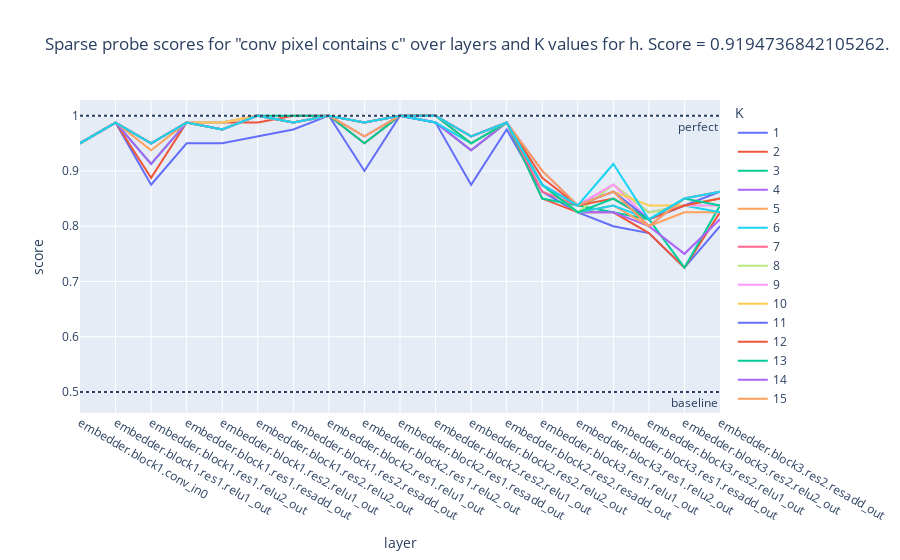
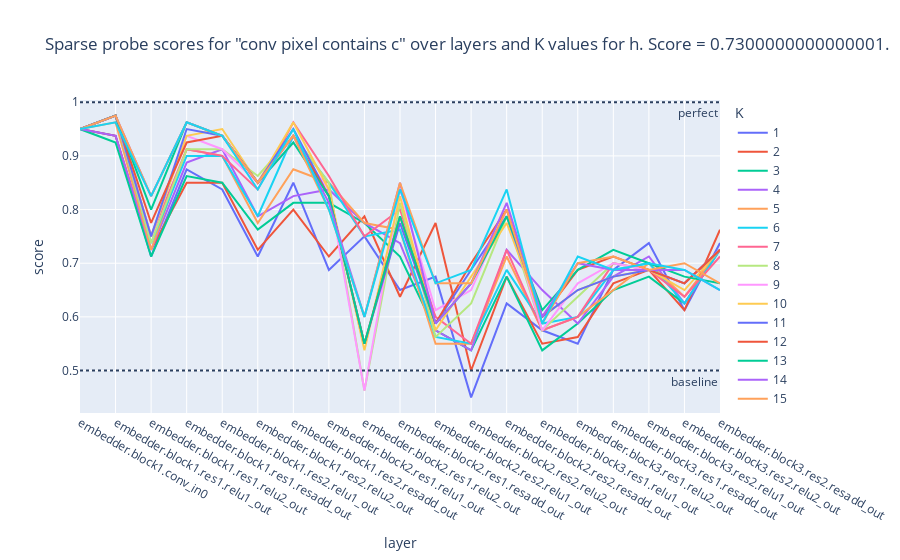

Notebook source saved alongside these figures, in order:
### Code cell
# Calculate object-model scores
def calc_obj_model_scores(scores_df, K_value, linear_weighting=True):
    filtered_df = scores_df[scores_df['K'] == 16]

    # Generate linearly interpolated vector
    
    #interpolated_vector = np.linspace(0, 1, n)

    # Multiply the scores by the interpolated vector
    n = len(filtered_df)

    if linear_weighting is True:
        weighted_vector = np.linspace(1, n, n)*2/(n+1)
    else:
        weighted_vector = np.ones(n)

    filtered_df['adjusted_score'] = filtered_df['score'] * weighted_vector

    score = filtered_df['adjusted_score'].sum() / n

    return score

# Train probes and show results

index_nums = np.arange(16)+1

for obj_model_names, pixel_data_this in pixel_data.items():
    scores_list = []
    for value_label, (pixels, is_obj, rows_in_value, cols_in_value, f_test, sort_inds) in tqdm(pixel_data_this.items()):
        for K in index_nums:
            results = cpr.linear_probe(pixels[:,sort_inds[:K]], is_obj, C=10, random_state=42)
            scores_list.append({'layer': value_label, 'K': K, 'score': results['test_score']})
    scores_df = pd.DataFrame(scores_list)

    

    # Calculate object-model score
    linear_weighting=True
    score = calc_obj_model_scores(scores_df, 16, linear_weighting)
    obj_model_scores[obj_model_names] = score



    fig = px.line(scores_df, x='layer', y='score', color='K',
        title=f'Sparse probe scores for "conv pixel contains {obj_model_names[0]}" over layers and K values for {obj_model_names[1]}. Score = {score}.')
    fig.add_hline(y=1.,  line_dash="dot", annotation_text="perfect",  annotation_position="bottom right")
    fig.add_hline(y=0.5, line_dash="dot", annotation_text="baseline", annotation_position="bottom right")
    fig.show()

### Figure 1 — Plotly figure (JSON) as saved in the notebook; plotly's stock layout.template omitted (floating-point values rounded to 4 significant figures)
{"data": [{"hovertemplate": "K=1<br>layer=%{x}<br>score=%{y}<extra></extra>", "legendgroup": "1", "line": {"color": "#636efa", "dash": "solid"}, "marker": {"symbol": "circle"}, "mode": "lines", "name": "1", "orientation": "v", "showlegend": true, "type": "scatter", "x": ["embedder.block1.conv_in0", "embedder.block1.res1.relu1_out", "embedder.block1.res1.relu2_out", "embedder.block1.res1.resadd_out", "embedder.block1.res2.relu1_out", "embedder.block1.res2.relu2_out", "embedder.block1.res2.resadd_out", "embedder.block2.res1.relu1_out", "embedder.block2.res1.relu2_out", "embedder.block2.res1.resadd_out", "embedder.block2.res2.relu1_out", "embedder.block2.res2.relu2_out", "embedder.block2.res2.resadd_out", "embedder.block3.res1.relu1_out", "embedder.block3.res1.relu2_out", "embedder.block3.res1.resadd_out", "embedder.block3.res2.relu1_out", "embedder.block3.res2.relu2_out", "embedder.block3.res2.resadd_out"], "xaxis": "x", "y": [0.95, 0.9875, 0.875, 0.95, 0.95, 0.9625, 0.975, 1, 0.9, 1, 0.9875, 0.875, 0.975, 0.8625, 0.825, 0.8, 0.7875, 0.725, 0.8], "yaxis": "y"}, {"hovertemplate": "K=2<br>layer=%{x}<br>score=%{y}<extra></extra>", "legendgroup": "2", "line": {"color": "#EF553B", "dash": "solid"}, "marker": {"symbol": "circle"}, "mode": "lines", "name": "2", "orientation": "v", "showlegend": true, "type": "scatter", "x": ["embedder.block1.conv_in0", "embedder.block1.res1.relu1_out", "embedder.block1.res1.relu2_out", "embedder.block1.res1.resadd_out", "embedder.block1.res2.relu1_out", "embedder.block1.res2.relu2_out", "embedder.block1.res2.resadd_out", "embedder.block2.res1.relu1_out", "embedder.block2.res1.relu2_out", "embedder.block2.res1.resadd_out", "embedder.block2.res2.relu1_out", "embedder.block2.res2.relu2_out", "embedder.block2.res2.resadd_out", "embedder.block3.res1.relu1_out", "embedder.block3.res1.relu2_out", "embedder.block3.res1.resadd_out", "embedder.block3.res2.relu1_out", "embedder.block3.res2.relu2_out", "embedder.block3.res2.resadd_out"], "xaxis": "x", "y": [0.95, 0.9875, 0.8875, 0.9875, 0.9875, 0.9875, 1, 1, 0.95, 1, 0.9875, 0.9375, 0.9875, 0.85, 0.825, 0.825, 0.7875, 0.725, 0.825], "yaxis": "y"}, {"hovertemplate": "K=3<br>layer=%{x}<br>score=%{y}<extra></extra>", "legendgroup": "3", "line": {"color": "#00cc96", "dash": "solid"}, "marker": {"symbol": "circle"}, "mode": "lines", "name": "3", "orientation": "v", "showlegend": true, "type": "scatter", "x": ["embedder.block1.conv_in0", "embedder.block1.res1.relu1_out", "embedder.block1.res1.relu2_out", "embedder.block1.res1.resadd_out", "embedder.block1.res2.relu1_out", "embedder.block1.res2.relu2_out", "embedder.block1.res2.resadd_out", "embedder.block2.res1.relu1_out", "embedder.block2.res1.relu2_out", "embedder.block2.res1.resadd_out", "embedder.block2.res2.relu1_out", "embedder.block2.res2.relu2_out", "embedder.block2.res2.resadd_out", "embedder.block3.res1.relu1_out", "embedder.block3.res1.relu2_out", "embedder.block3.res1.resadd_out", "embedder.block3.res2.relu1_out", "embedder.block3.res2.relu2_out", "embedder.block3.res2.resadd_out"], "xaxis": "x", "y": [0.95, 0.9875, 0.9125, 0.9875, 0.975, 1, 1, 1, 0.95, 1, 0.9875, 0.9375, 0.9875, 0.85, 0.8375, 0.825, 0.8125, 0.725, 0.8375], "yaxis": "y"}, {"hovertemplate": "K=4<br>layer=%{x}<br>score=%{y}<extra></extra>", "legendgroup": "4", "line": {"color": "#ab63fa", "dash": "solid"}, "marker": {"symbol": "circle"}, "mode": "lines", "name": "4", "orientation": "v", "showlegend": true, "type": "scatter", "x": ["embedder.block1.conv_in0", "embedder.block1.res1.relu1_out", "embedder.block1.res1.relu2_out", "embedder.block1.res1.resadd_out", "embedder.block1.res2.relu1_out", "embedder.block1.res2.relu2_out", "embedder.block1.res2.resadd_out", "embedder.block2.res1.relu1_out", "embedder.block2.res1.relu2_out", "embedder.block2.res1.resadd_out", "embedder.block2.res2.relu1_out", "embedder.block2.res2.relu2_out", "embedder.block2.res2.resadd_out", "embedder.block3.res1.relu1_out", "embedder.block3.res1.relu2_out", "embedder.block3.res1.resadd_out", "embedder.block3.res2.relu1_out", "embedder.block3.res2.relu2_out", "embedder.block3.res2.resadd_out"], "xaxis": "x", "y": [0.95, 0.9875, 0.9125, 0.9875, 0.975, 1, 0.9875, 1, 0.9625, 1, 0.9875, 0.9375, 0.9875, 0.875, 0.825, 0.825, 0.8, 0.75, 0.8125], "yaxis": "y"}, {"hovertemplate": "K=5<br>layer=%{x}<br>score=%{y}<extra></extra>", "legendgroup": "5", "line": {"color": "#FFA15A", "dash": "solid"}, "marker": {"symbol": "circle"}, "mode": "lines", "name": "5", "orientation": "v", "showlegend": true, "type": "scatter", "x": ["embedder.block1.conv_in0", "embedder.block1.res1.relu1_out", "embedder.block1.res1.relu2_out", "embedder.block1.res1.resadd_out", "embedder.block1.res2.relu1_out", "embedder.block1.res2.relu2_out", "embedder.block1.res2.resadd_out", "embedder.block2.res1.relu1_out", "embedder.block2.res1.relu2_out", "embedder.block2.res1.resadd_out", "embedder.block2.res2.relu1_out", "embedder.block2.res2.relu2_out", "embedder.block2.res2.resadd_out", "embedder.block3.res1.relu1_out", "embedder.block3.res1.relu2_out", "embedder.block3.res1.resadd_out", "embedder.block3.res2.relu1_out", "embedder.block3.res2.relu2_out", "embedder.block3.res2.resadd_out"], "xaxis": "x", "y": [0.95, 0.9875, 0.9375, 0.9875, 0.9875, 1, 0.9875, 1, 0.9625, 1, 1, 0.95, 0.9875, 0.875, 0.825, 0.8375, 0.8, 0.825, 0.825], "yaxis": "y"}, {"hovertemplate": "K=6<br>layer=%{x}<br>score=%{y}<extra></extra>", "legendgroup": "6", "line": {"color": "#19d3f3", "dash": "solid"}, "marker": {"symbol": "circle"}, "mode": "lines", "name": "6", "orientation": "v", "showlegend": true, "type": "scatter", "x": ["embedder.block1.conv_in0", "embedder.block1.res1.relu1_out", "embedder.block1.res1.relu2_out", "embedder.block1.res1.resadd_out", "embedder.block1.res2.relu1_out", "embedder.block1.res2.relu2_out", "embedder.block1.res2.resadd_out", "embedder.block2.res1.relu1_out", "embedder.block2.res1.relu2_out", "embedder.block2.res1.resadd_out", "embedder.block2.res2.relu1_out", "embedder.block2.res2.relu2_out", "embedder.block2.res2.resadd_out", "embedder.block3.res1.relu1_out", "embedder.block3.res1.relu2_out", "embedder.block3.res1.resadd_out", "embedder.block3.res2.relu1_out", "embedder.block3.res2.relu2_out", "embedder.block3.res2.resadd_out"], "xaxis": "x", "y": [0.95, 0.9875, 0.95, 0.9875, 0.9875, 1, 0.9875, 1, 0.9875, 1, 0.9875, 0.95, 0.9875, 0.875, 0.825, 0.8375, 0.8125, 0.8375, 0.825], "yaxis": "y"}, {"hovertemplate": "K=7<br>layer=%{x}<br>score=%{y}<extra></extra>", "legendgroup": "7", "line": {"color": "#FF6692", "dash": "solid"}, "marker": {"symbol": "circle"}, "mode": "lines", "name": "7", "orientation": "v", "showlegend": true, "type": "scatter", "x": ["embedder.block1.conv_in0", "embedder.block1.res1.relu1_out", "embedder.block1.res1.relu2_out", "embedder.block1.res1.resadd_out", "embedder.block1.res2.relu1_out", "embedder.block1.res2.relu2_out", "embedder.block1.res2.resadd_out", "embedder.block2.res1.relu1_out", "embedder.block2.res1.relu2_out", "embedder.block2.res1.resadd_out", "embedder.block2.res2.relu1_out", "embedder.block2.res2.relu2_out", "embedder.block2.res2.resadd_out", "embedder.block3.res1.relu1_out", "embedder.block3.res1.relu2_out", "embedder.block3.res1.resadd_out", "embedder.block3.res2.relu1_out", "embedder.block3.res2.relu2_out", "embedder.block3.res2.resadd_out"], "xaxis": "x", "y": [0.95, 0.9875, 0.95, 0.9875, 0.9875, 1, 0.9875, 1, 0.9875, 1, 1, 0.95, 0.9875, 0.8625, 0.8375, 0.875, 0.825, 0.8375, 0.85], "yaxis": "y"}, {"hovertemplate": "K=8<br>layer=%{x}<br>score=%{y}<extra></extra>", "legendgroup": "8", "line": {"color": "#B6E880", "dash": "solid"}, "marker": {"symbol": "circle"}, "mode": "lines", "name": "8", "orientation": "v", "showlegend": true, "type": "scatter", "x": ["embedder.block1.conv_in0", "embedder.block1.res1.relu1_out", "embedder.block1.res1.relu2_out", "embedder.block1.res1.resadd_out", "embedder.block1.res2.relu1_out", "embedder.block1.res2.relu2_out", "embedder.block1.res2.resadd_out", "embedder.block2.res1.relu1_out", "embedder.block2.res1.relu2_out", "embedder.block2.res1.resadd_out", "embedder.block2.res2.relu1_out", "embedder.block2.res2.relu2_out", "embedder.block2.res2.resadd_out", "embedder.block3.res1.relu1_out", "embedder.block3.res1.relu2_out", "embedder.block3.res1.resadd_out", "embedder.block3.res2.relu1_out", "embedder.block3.res2.relu2_out", "embedder.block3.res2.resadd_out"], "xaxis": "x", "y": [0.95, 0.9875, 0.95, 0.9875, 0.9875, 1, 0.9875, 1, 0.9875, 1, 1, 0.95, 0.9875, 0.875, 0.825, 0.875, 0.825, 0.8375, 0.8375], "yaxis": "y"}, {"hovertemplate": "K=9<br>layer=%{x}<br>score=%{y}<extra></extra>", "legendgroup": "9", "line": {"color": "#FF97FF", "dash": "solid"}, "marker": {"symbol": "circle"}, "mode": "lines", "name": "9", "orientation": "v", "showlegend": true, "type": "scatter", "x": ["embedder.block1.conv_in0", "embedder.block1.res1.relu1_out", "embedder.block1.res1.relu2_out", "embedder.block1.res1.resadd_out", "embedder.block1.res2.relu1_out", "embedder.block1.res2.relu2_out", "embedder.block1.res2.resadd_out", "embedder.block2.res1.relu1_out", "embedder.block2.res1.relu2_out", "embedder.block2.res1.resadd_out", "embedder.block2.res2.relu1_out", "embedder.block2.res2.relu2_out", "embedder.block2.res2.resadd_out", "embedder.block3.res1.relu1_out", "embedder.block3.res1.relu2_out", "embedder.block3.res1.resadd_out", "embedder.block3.res2.relu1_out", "embedder.block3.res2.relu2_out", "embedder.block3.res2.resadd_out"], "xaxis": "x", "y": [0.95, 0.9875, 0.95, 0.9875, 0.9875, 1, 0.9875, 1, 0.9875, 1, 1, 0.9625, 0.9875, 0.875, 0.8375, 0.875, 0.8125, 0.8375, 0.8375], "yaxis": "y"}, {"hovertemplate": "K=10<br>layer=%{x}<br>score=%{y}<extra></extra>", "legendgroup": "10", "line": {"color": "#FECB52", "dash": "solid"}, "marker": {"symbol": "circle"}, "mode": "lines", "name": "10", "orientation": "v", "showlegend": true, "type": "scatter", "x": ["embedder.block1.conv_in0", "embedder.block1.res1.relu1_out", "embedder.block1.res1.relu2_out", "embedder.block1.res1.resadd_out", "embedder.block1.res2.relu1_out", "embedder.block1.res2.relu2_out", "embedder.block1.res2.resadd_out", "embedder.block2.res1.relu1_out", "embedder.block2.res1.relu2_out", "embedder.block2.res1.resadd_out", "embedder.block2.res2.relu1_out", "embedder.block2.res2.relu2_out", "embedder.block2.res2.resadd_out", "embedder.block3.res1.relu1_out", "embedder.block3.res1.relu2_out", "embedder.block3.res1.resadd_out", "embedder.block3.res2.relu1_out", "embedder.block3.res2.relu2_out", "embedder.block3.res2.resadd_out"], "xaxis": "x", "y": [0.95, 0.9875, 0.95, 0.9875, 0.9875, 1, 0.9875, 1, 0.9875, 1, 1, 0.9625, 0.9875, 0.875, 0.8375, 0.8625, 0.8375, 0.8375, 0.85], "yaxis": "y"}, {"hovertemplate": "K=11<br>layer=%{x}<br>score=%{y}<extra></extra>", "legendgroup": "11", "line": {"color": "#636efa", "dash": "solid"}, "marker": {"symbol": "circle"}, "mode": "lines", "name": "11", "orientation": "v", "showlegend": true, "type": "scatter", "x": ["embedder.block1.conv_in0", "embedder.block1.res1.relu1_out", "embedder.block1.res1.relu2_out", "embedder.block1.res1.resadd_out", "embedder.block1.res2.relu1_out", "embedder.block1.res2.relu2_out", "embedder.block1.res2.resadd_out", "embedder.block2.res1.relu1_out", "embedder.block2.res1.relu2_out", "embedder.block2.res1.resadd_out", "embedder.block2.res2.relu1_out", "embedder.block2.res2.relu2_out", "embedder.block2.res2.resadd_out", "embedder.block3.res1.relu1_out", "embedder.block3.res1.relu2_out", "embedder.block3.res1.resadd_out", "embedder.block3.res2.relu1_out", "embedder.block3.res2.relu2_out", "embedder.block3.res2.resadd_out"], "xaxis": "x", "y": [0.95, 0.9875, 0.95, 0.9875, 0.975, 1, 0.9875, 1, 0.9875, 1, 1, 0.9625, 0.9875, 0.875, 0.8375, 0.8625, 0.8125, 0.8375, 0.8625], "yaxis": "y"}, {"hovertemplate": "K=12<br>layer=%{x}<br>score=%{y}<extra></extra>", "legendgroup": "12", "line": {"color": "#EF553B", "dash": "solid"}, "marker": {"symbol": "circle"}, "mode": "lines", "name": "12", "orientation": "v", "showlegend": true, "type": "scatter", "x": ["embedder.block1.conv_in0", "embedder.block1.res1.relu1_out", "embedder.block1.res1.relu2_out", "embedder.block1.res1.resadd_out", "embedder.block1.res2.relu1_out", "embedder.block1.res2.relu2_out", "embedder.block1.res2.resadd_out", "embedder.block2.res1.relu1_out", "embedder.block2.res1.relu2_out", "embedder.block2.res1.resadd_out", "embedder.block2.res2.relu1_out", "embedder.block2.res2.relu2_out", "embedder.block2.res2.resadd_out", "embedder.block3.res1.relu1_out", "embedder.block3.res1.relu2_out", "embedder.block3.res1.resadd_out", "embedder.block3.res2.relu1_out", "embedder.block3.res2.relu2_out", "embedder.block3.res2.resadd_out"], "xaxis": "x", "y": [0.95, 0.9875, 0.95, 0.9875, 0.975, 1, 0.9875, 1, 0.9875, 1, 1, 0.9625, 0.9875, 0.8875, 0.8375, 0.85, 0.8125, 0.8375, 0.85], "yaxis": "y"}, {"hovertemplate": "K=13<br>layer=%{x}<br>score=%{y}<extra></extra>", "legendgroup": "13", "line": {"color": "#00cc96", "dash": "solid"}, "marker": {"symbol": "circle"}, "mode": "lines", "name": "13", "orientation": "v", "showlegend": true, "type": "scatter", "x": ["embedder.block1.conv_in0", "embedder.block1.res1.relu1_out", "embedder.block1.res1.relu2_out", "embedder.block1.res1.resadd_out", "embedder.block1.res2.relu1_out", "embedder.block1.res2.relu2_out", "embedder.block1.res2.resadd_out", "embedder.block2.res1.relu1_out", "embedder.block2.res1.relu2_out", "embedder.block2.res1.resadd_out", "embedder.block2.res2.relu1_out", "embedder.block2.res2.relu2_out", "embedder.block2.res2.resadd_out", "embedder.block3.res1.relu1_out", "embedder.block3.res1.relu2_out", "embedder.block3.res1.resadd_out", "embedder.block3.res2.relu1_out", "embedder.block3.res2.relu2_out", "embedder.block3.res2.resadd_out"], "xaxis": "x", "y": [0.95, 0.9875, 0.95, 0.9875, 0.975, 1, 0.9875, 1, 0.9875, 1, 1, 0.95, 0.9875, 0.875, 0.825, 0.85, 0.8125, 0.85, 0.8375], "yaxis": "y"}, {"hovertemplate": "K=14<br>layer=%{x}<br>score=%{y}<extra></extra>", "legendgroup": "14", "line": {"color": "#ab63fa", "dash": "solid"}, "marker": {"symbol": "circle"}, "mode": "lines", "name": "14", "orientation": "v", "showlegend": true, "type": "scatter", "x": ["embedder.block1.conv_in0", "embedder.block1.res1.relu1_out", "embedder.block1.res1.relu2_out", "embedder.block1.res1.resadd_out", "embedder.block1.res2.relu1_out", "embedder.block1.res2.relu2_out", "embedder.block1.res2.resadd_out", "embedder.block2.res1.relu1_out", "embedder.block2.res1.relu2_out", "embedder.block2.res1.resadd_out", "embedder.block2.res2.relu1_out", "embedder.block2.res2.relu2_out", "embedder.block2.res2.resadd_out", "embedder.block3.res1.relu1_out", "embedder.block3.res1.relu2_out", "embedder.block3.res1.resadd_out", "embedder.block3.res2.relu1_out", "embedder.block3.res2.relu2_out", "embedder.block3.res2.resadd_out"], "xaxis": "x", "y": [0.95, 0.9875, 0.95, 0.9875, 0.975, 1, 0.9875, 1, 0.9875, 1, 1, 0.9625, 0.9875, 0.9, 0.8375, 0.8625, 0.8, 0.85, 0.8625], "yaxis": "y"}, {"hovertemplate": "K=15<br>layer=%{x}<br>score=%{y}<extra></extra>", "legendgroup": "15", "line": {"color": "#FFA15A", "dash": "solid"}, "marker": {"symbol": "circle"}, "mode": "lines", "name": "15", "orientation": "v", "showlegend": true, "type": "scatter", "x": ["embedder.block1.conv_in0", "embedder.block1.res1.relu1_out", "embedder.block1.res1.relu2_out", "embedder.block1.res1.resadd_out", "embedder.block1.res2.relu1_out", "embedder.block1.res2.relu2_out", "embedder.block1.res2.resadd_out", "embedder.block2.res1.relu1_out", "embedder.block2.res1.relu2_out", "embedder.block2.res1.resadd_out", "embedder.block2.res2.relu1_out", "embedder.block2.res2.relu2_out", "embedder.block2.res2.resadd_out", "embedder.block3.res1.relu1_out", "embedder.block3.res1.relu2_out", "embedder.block3.res1.resadd_out", "embedder.block3.res2.relu1_out", "embedder.block3.res2.relu2_out", "embedder.block3.res2.resadd_out"], "xaxis": "x", "y": [0.95, 0.9875, 0.95, 0.9875, 0.975, 1, 0.9875, 1, 0.9875, 1, 1, 0.9625, 0.9875, 0.9, 0.8375, 0.8625, 0.8, 0.85, 0.8625], "yaxis": "y"}, {"hovertemplate": "K=16<br>layer=%{x}<br>score=%{y}<extra></extra>", "legendgroup": "16", "line": {"color": "#19d3f3", "dash": "solid"}, "marker": {"symbol": "circle"}, "mode": "lines", "name": "16", "orientation": "v", "showlegend": true, "type": "scatter", "x": ["embedder.block1.conv_in0", "embedder.block1.res1.relu1_out", "embedder.block1.res1.relu2_out", "embedder.block1.res1.resadd_out", "embedder.block1.res2.relu1_out", "embedder.block1.res2.relu2_out", "embedder.block1.res2.resadd_out", "embedder.block2.res1.relu1_out", "embedder.block2.res1.relu2_out", "embedder.block2.res1.resadd_out", "embedder.block2.res2.relu1_out", "embedder.block2.res2.relu2_out", "embedder.block2.res2.resadd_out", "embedder.block3.res1.relu1_out", "embedder.block3.res1.relu2_out", "embedder.block3.res1.resadd_out", "embedder.block3.res2.relu1_out", "embedder.block3.res2.relu2_out", "embedder.block3.res2.resadd_out"], "xaxis": "x", "y": [0.95, 0.9875, 0.95, 0.9875, 0.975, 1, 0.9875, 1, 0.9875, 1, 1, 0.9625, 0.9875, 0.875, 0.8375, 0.9125, 0.8125, 0.85, 0.8625], "yaxis": "y"}], "layout": {"annotations": [{"showarrow": false, "text": "perfect", "x": 1, "xanchor": "right", "xref": "x domain", "y": 1, "yanchor": "top", "yref": "y"}, {"showarrow": false, "text": "baseline", "x": 1, "xanchor": "right", "xref": "x domain", "y": 0.5, "yanchor": "top", "yref": "y"}], "legend": {"title": {"text": "K"}, "tracegroupgap": 0}, "shapes": [{"line": {"dash": "dot"}, "type": "line", "x0": 0, "x1": 1, "xref": "x domain", "y0": 1, "y1": 1, "yref": "y"}, {"line": {"dash": "dot"}, "type": "line", "x0": 0, "x1": 1, "xref": "x domain", "y0": 0.5, "y1": 0.5, "yref": "y"}], "title": {"text": "Sparse probe scores for \"conv pixel contains c\" over layers and K values for h. Score = 0.9194736842105262."}, "xaxis": {"anchor": "y", "domain": [0, 1], "title": {"text": "layer"}}, "yaxis": {"anchor": "x", "domain": [0, 1], "title": {"text": "score"}}}}

### Figure 2 — Plotly figure (JSON) as saved in the notebook; plotly's stock layout.template omitted (floating-point values rounded to 4 significant figures)
{"data": [{"hovertemplate": "K=1<br>layer=%{x}<br>score=%{y}<extra></extra>", "legendgroup": "1", "line": {"color": "#636efa", "dash": "solid"}, "marker": {"symbol": "circle"}, "mode": "lines", "name": "1", "orientation": "v", "showlegend": true, "type": "scatter", "x": ["embedder.block1.conv_in0", "embedder.block1.res1.relu1_out", "embedder.block1.res1.relu2_out", "embedder.block1.res1.resadd_out", "embedder.block1.res2.relu1_out", "embedder.block1.res2.relu2_out", "embedder.block1.res2.resadd_out", "embedder.block2.res1.relu1_out", "embedder.block2.res1.relu2_out", "embedder.block2.res1.resadd_out", "embedder.block2.res2.relu1_out", "embedder.block2.res2.relu2_out", "embedder.block2.res2.resadd_out", "embedder.block3.res1.relu1_out", "embedder.block3.res1.relu2_out", "embedder.block3.res1.resadd_out", "embedder.block3.res2.relu1_out", "embedder.block3.res2.relu2_out", "embedder.block3.res2.resadd_out"], "xaxis": "x", "y": [0.95, 0.9375, 0.7125, 0.875, 0.8375, 0.7125, 0.85, 0.6875, 0.75, 0.65, 0.675, 0.45, 0.625, 0.575, 0.55, 0.6875, 0.7375, 0.6125, 0.7375], "yaxis": "y"}, {"hovertemplate": "K=2<br>layer=%{x}<br>score=%{y}<extra></extra>", "legendgroup": "2", "line": {"color": "#EF553B", "dash": "solid"}, "marker": {"symbol": "circle"}, "mode": "lines", "name": "2", "orientation": "v", "showlegend": true, "type": "scatter", "x": ["embedder.block1.conv_in0", "embedder.block1.res1.relu1_out", "embedder.block1.res1.relu2_out", "embedder.block1.res1.resadd_out", "embedder.block1.res2.relu1_out", "embedder.block1.res2.relu2_out", "embedder.block1.res2.resadd_out", "embedder.block2.res1.relu1_out", "embedder.block2.res1.relu2_out", "embedder.block2.res1.resadd_out", "embedder.block2.res2.relu1_out", "embedder.block2.res2.relu2_out", "embedder.block2.res2.resadd_out", "embedder.block3.res1.relu1_out", "embedder.block3.res1.relu2_out", "embedder.block3.res1.resadd_out", "embedder.block3.res2.relu1_out", "embedder.block3.res2.relu2_out", "embedder.block3.res2.resadd_out"], "xaxis": "x", "y": [0.95, 0.9375, 0.725, 0.85, 0.85, 0.725, 0.8, 0.7125, 0.7875, 0.6375, 0.775, 0.5, 0.675, 0.55, 0.5625, 0.6625, 0.6875, 0.6125, 0.7625], "yaxis": "y"}, {"hovertemplate": "K=3<br>layer=%{x}<br>score=%{y}<extra></extra>", "legendgroup": "3", "line": {"color": "#00cc96", "dash": "solid"}, "marker": {"symbol": "circle"}, "mode": "lines", "name": "3", "orientation": "v", "showlegend": true, "type": "scatter", "x": ["embedder.block1.conv_in0", "embedder.block1.res1.relu1_out", "embedder.block1.res1.relu2_out", "embedder.block1.res1.resadd_out", "embedder.block1.res2.relu1_out", "embedder.block1.res2.relu2_out", "embedder.block1.res2.resadd_out", "embedder.block2.res1.relu1_out", "embedder.block2.res1.relu2_out", "embedder.block2.res1.resadd_out", "embedder.block2.res2.relu1_out", "embedder.block2.res2.relu2_out", "embedder.block2.res2.resadd_out", "embedder.block3.res1.relu1_out", "embedder.block3.res1.relu2_out", "embedder.block3.res1.resadd_out", "embedder.block3.res2.relu1_out", "embedder.block3.res2.relu2_out", "embedder.block3.res2.resadd_out"], "xaxis": "x", "y": [0.95, 0.925, 0.7125, 0.8625, 0.85, 0.7625, 0.8125, 0.8125, 0.775, 0.7125, 0.575, 0.5375, 0.675, 0.5375, 0.5875, 0.65, 0.675, 0.625, 0.725], "yaxis": "y"}, {"hovertemplate": "K=4<br>layer=%{x}<br>score=%{y}<extra></extra>", "legendgroup": "4", "line": {"color": "#ab63fa", "dash": "solid"}, "marker": {"symbol": "circle"}, "mode": "lines", "name": "4", "orientation": "v", "showlegend": true, "type": "scatter", "x": ["embedder.block1.conv_in0", "embedder.block1.res1.relu1_out", "embedder.block1.res1.relu2_out", "embedder.block1.res1.resadd_out", "embedder.block1.res2.relu1_out", "embedder.block1.res2.relu2_out", "embedder.block1.res2.resadd_out", "embedder.block2.res1.relu1_out", "embedder.block2.res1.relu2_out", "embedder.block2.res1.resadd_out", "embedder.block2.res2.relu1_out", "embedder.block2.res2.relu2_out", "embedder.block2.res2.resadd_out", "embedder.block3.res1.relu1_out", "embedder.block3.res1.relu2_out", "embedder.block3.res1.resadd_out", "embedder.block3.res2.relu1_out", "embedder.block3.res2.relu2_out", "embedder.block3.res2.resadd_out"], "xaxis": "x", "y": [0.95, 0.9375, 0.725, 0.8875, 0.9125, 0.7875, 0.825, 0.8375, 0.775, 0.7375, 0.575, 0.5375, 0.725, 0.65, 0.5875, 0.675, 0.7125, 0.625, 0.725], "yaxis": "y"}, {"hovertemplate": "K=5<br>layer=%{x}<br>score=%{y}<extra></extra>", "legendgroup": "5", "line": {"color": "#FFA15A", "dash": "solid"}, "marker": {"symbol": "circle"}, "mode": "lines", "name": "5", "orientation": "v", "showlegend": true, "type": "scatter", "x": ["embedder.block1.conv_in0", "embedder.block1.res1.relu1_out", "embedder.block1.res1.relu2_out", "embedder.block1.res1.resadd_out", "embedder.block1.res2.relu1_out", "embedder.block1.res2.relu2_out", "embedder.block1.res2.resadd_out", "embedder.block2.res1.relu1_out", "embedder.block2.res1.relu2_out", "embedder.block2.res1.resadd_out", "embedder.block2.res2.relu1_out", "embedder.block2.res2.relu2_out", "embedder.block2.res2.resadd_out", "embedder.block3.res1.relu1_out", "embedder.block3.res1.relu2_out", "embedder.block3.res1.resadd_out", "embedder.block3.res2.relu1_out", "embedder.block3.res2.relu2_out", "embedder.block3.res2.resadd_out"], "xaxis": "x", "y": [0.95, 0.9625, 0.725, 0.9125, 0.9, 0.775, 0.875, 0.85, 0.775, 0.7625, 0.55, 0.55, 0.7125, 0.575, 0.6, 0.65, 0.7, 0.6375, 0.725], "yaxis": "y"}, {"hovertemplate": "K=6<br>layer=%{x}<br>score=%{y}<extra></extra>", "legendgroup": "6", "line": {"color": "#19d3f3", "dash": "solid"}, "marker": {"symbol": "circle"}, "mode": "lines", "name": "6", "orientation": "v", "showlegend": true, "type": "scatter", "x": ["embedder.block1.conv_in0", "embedder.block1.res1.relu1_out", "embedder.block1.res1.relu2_out", "embedder.block1.res1.resadd_out", "embedder.block1.res2.relu1_out", "embedder.block1.res2.relu2_out", "embedder.block1.res2.resadd_out", "embedder.block2.res1.relu1_out", "embedder.block2.res1.relu2_out", "embedder.block2.res1.resadd_out", "embedder.block2.res2.relu1_out", "embedder.block2.res2.relu2_out", "embedder.block2.res2.resadd_out", "embedder.block3.res1.relu1_out", "embedder.block3.res1.relu2_out", "embedder.block3.res1.resadd_out", "embedder.block3.res2.relu1_out", "embedder.block3.res2.relu2_out", "embedder.block3.res2.resadd_out"], "xaxis": "x", "y": [0.95, 0.975, 0.7375, 0.9, 0.9, 0.7875, 0.9375, 0.85, 0.75, 0.7625, 0.5625, 0.55, 0.6875, 0.5875, 0.6, 0.6875, 0.7, 0.625, 0.725], "yaxis": "y"}, {"hovertemplate": "K=7<br>layer=%{x}<br>score=%{y}<extra></extra>", "legendgroup": "7", "line": {"color": "#FF6692", "dash": "solid"}, "marker": {"symbol": "circle"}, "mode": "lines", "name": "7", "orientation": "v", "showlegend": true, "type": "scatter", "x": ["embedder.block1.conv_in0", "embedder.block1.res1.relu1_out", "embedder.block1.res1.relu2_out", "embedder.block1.res1.resadd_out", "embedder.block1.res2.relu1_out", "embedder.block1.res2.relu2_out", "embedder.block1.res2.resadd_out", "embedder.block2.res1.relu1_out", "embedder.block2.res1.relu2_out", "embedder.block2.res1.resadd_out", "embedder.block2.res2.relu1_out", "embedder.block2.res2.relu2_out", "embedder.block2.res2.resadd_out", "embedder.block3.res1.relu1_out", "embedder.block3.res1.relu2_out", "embedder.block3.res1.resadd_out", "embedder.block3.res2.relu1_out", "embedder.block3.res2.relu2_out", "embedder.block3.res2.resadd_out"], "xaxis": "x", "y": [0.95, 0.975, 0.75, 0.9125, 0.9, 0.8375, 0.9625, 0.8625, 0.75, 0.8, 0.6, 0.55, 0.725, 0.575, 0.6, 0.7, 0.6875, 0.6375, 0.7125], "yaxis": "y"}, {"hovertemplate": "K=8<br>layer=%{x}<br>score=%{y}<extra></extra>", "legendgroup": "8", "line": {"color": "#B6E880", "dash": "solid"}, "marker": {"symbol": "circle"}, "mode": "lines", "name": "8", "orientation": "v", "showlegend": true, "type": "scatter", "x": ["embedder.block1.conv_in0", "embedder.block1.res1.relu1_out", "embedder.block1.res1.relu2_out", "embedder.block1.res1.resadd_out", "embedder.block1.res2.relu1_out", "embedder.block1.res2.relu2_out", "embedder.block1.res2.resadd_out", "embedder.block2.res1.relu1_out", "embedder.block2.res1.relu2_out", "embedder.block2.res1.resadd_out", "embedder.block2.res2.relu1_out", "embedder.block2.res2.relu2_out", "embedder.block2.res2.resadd_out", "embedder.block3.res1.relu1_out", "embedder.block3.res1.relu2_out", "embedder.block3.res1.resadd_out", "embedder.block3.res2.relu1_out", "embedder.block3.res2.relu2_out", "embedder.block3.res2.resadd_out"], "xaxis": "x", "y": [0.95, 0.975, 0.7375, 0.9125, 0.9125, 0.8625, 0.9375, 0.85, 0.4625, 0.8125, 0.5625, 0.625, 0.7875, 0.575, 0.6375, 0.7, 0.6875, 0.6625, 0.725], "yaxis": "y"}, {"hovertemplate": "K=9<br>layer=%{x}<br>score=%{y}<extra></extra>", "legendgroup": "9", "line": {"color": "#FF97FF", "dash": "solid"}, "marker": {"symbol": "circle"}, "mode": "lines", "name": "9", "orientation": "v", "showlegend": true, "type": "scatter", "x": ["embedder.block1.conv_in0", "embedder.block1.res1.relu1_out", "embedder.block1.res1.relu2_out", "embedder.block1.res1.resadd_out", "embedder.block1.res2.relu1_out", "embedder.block1.res2.relu2_out", "embedder.block1.res2.resadd_out", "embedder.block2.res1.relu1_out", "embedder.block2.res1.relu2_out", "embedder.block2.res1.resadd_out", "embedder.block2.res2.relu1_out", "embedder.block2.res2.relu2_out", "embedder.block2.res2.resadd_out", "embedder.block3.res1.relu1_out", "embedder.block3.res1.relu2_out", "embedder.block3.res1.resadd_out", "embedder.block3.res2.relu1_out", "embedder.block3.res2.relu2_out", "embedder.block3.res2.resadd_out"], "xaxis": "x", "y": [0.95, 0.975, 0.75, 0.9375, 0.9125, 0.85, 0.925, 0.8375, 0.4625, 0.8375, 0.6125, 0.65, 0.8, 0.575, 0.6625, 0.7, 0.6875, 0.6625, 0.725], "yaxis": "y"}, {"hovertemplate": "K=10<br>layer=%{x}<br>score=%{y}<extra></extra>", "legendgroup": "10", "line": {"color": "#FECB52", "dash": "solid"}, "marker": {"symbol": "circle"}, "mode": "lines", "name": "10", "orientation": "v", "showlegend": true, "type": "scatter", "x": ["embedder.block1.conv_in0", "embedder.block1.res1.relu1_out", "embedder.block1.res1.relu2_out", "embedder.block1.res1.resadd_out", "embedder.block1.res2.relu1_out", "embedder.block1.res2.relu2_out", "embedder.block1.res2.resadd_out", "embedder.block2.res1.relu1_out", "embedder.block2.res1.relu2_out", "embedder.block2.res1.resadd_out", "embedder.block2.res2.relu1_out", "embedder.block2.res2.relu2_out", "embedder.block2.res2.resadd_out", "embedder.block3.res1.relu1_out", "embedder.block3.res1.relu2_out", "embedder.block3.res1.resadd_out", "embedder.block3.res2.relu1_out", "embedder.block3.res2.relu2_out", "embedder.block3.res2.resadd_out"], "xaxis": "x", "y": [0.95, 0.975, 0.75, 0.9375, 0.95, 0.85, 0.9625, 0.8375, 0.5375, 0.825, 0.575, 0.675, 0.775, 0.6, 0.65, 0.675, 0.6875, 0.65, 0.725], "yaxis": "y"}, {"hovertemplate": "K=11<br>layer=%{x}<br>score=%{y}<extra></extra>", "legendgroup": "11", "line": {"color": "#636efa", "dash": "solid"}, "marker": {"symbol": "circle"}, "mode": "lines", "name": "11", "orientation": "v", "showlegend": true, "type": "scatter", "x": ["embedder.block1.conv_in0", "embedder.block1.res1.relu1_out", "embedder.block1.res1.relu2_out", "embedder.block1.res1.resadd_out", "embedder.block1.res2.relu1_out", "embedder.block1.res2.relu2_out", "embedder.block1.res2.resadd_out", "embedder.block2.res1.relu1_out", "embedder.block2.res1.relu2_out", "embedder.block2.res1.resadd_out", "embedder.block2.res2.relu1_out", "embedder.block2.res2.relu2_out", "embedder.block2.res2.resadd_out", "embedder.block3.res1.relu1_out", "embedder.block3.res1.relu2_out", "embedder.block3.res1.resadd_out", "embedder.block3.res2.relu1_out", "embedder.block3.res2.relu2_out", "embedder.block3.res2.resadd_out"], "xaxis": "x", "y": [0.95, 0.975, 0.75, 0.95, 0.9375, 0.85, 0.95, 0.825, 0.55, 0.775, 0.5875, 0.6875, 0.7875, 0.6, 0.65, 0.675, 0.6875, 0.6625, 0.725], "yaxis": "y"}, {"hovertemplate": "K=12<br>layer=%{x}<br>score=%{y}<extra></extra>", "legendgroup": "12", "line": {"color": "#EF553B", "dash": "solid"}, "marker": {"symbol": "circle"}, "mode": "lines", "name": "12", "orientation": "v", "showlegend": true, "type": "scatter", "x": ["embedder.block1.conv_in0", "embedder.block1.res1.relu1_out", "embedder.block1.res1.relu2_out", "embedder.block1.res1.resadd_out", "embedder.block1.res2.relu1_out", "embedder.block1.res2.relu2_out", "embedder.block1.res2.resadd_out", "embedder.block2.res1.relu1_out", "embedder.block2.res1.relu2_out", "embedder.block2.res1.resadd_out", "embedder.block2.res2.relu1_out", "embedder.block2.res2.relu2_out", "embedder.block2.res2.resadd_out", "embedder.block3.res1.relu1_out", "embedder.block3.res1.relu2_out", "embedder.block3.res1.resadd_out", "embedder.block3.res2.relu1_out", "embedder.block3.res2.relu2_out", "embedder.block3.res2.resadd_out"], "xaxis": "x", "y": [0.95, 0.975, 0.775, 0.925, 0.9375, 0.85, 0.9375, 0.825, 0.55, 0.7875, 0.5875, 0.7, 0.8, 0.6, 0.6875, 0.7125, 0.6875, 0.6625, 0.725], "yaxis": "y"}, {"hovertemplate": "K=13<br>layer=%{x}<br>score=%{y}<extra></extra>", "legendgroup": "13", "line": {"color": "#00cc96", "dash": "solid"}, "marker": {"symbol": "circle"}, "mode": "lines", "name": "13", "orientation": "v", "showlegend": true, "type": "scatter", "x": ["embedder.block1.conv_in0", "embedder.block1.res1.relu1_out", "embedder.block1.res1.relu2_out", "embedder.block1.res1.resadd_out", "embedder.block1.res2.relu1_out", "embedder.block1.res2.relu2_out", "embedder.block1.res2.resadd_out", "embedder.block2.res1.relu1_out", "embedder.block2.res1.relu2_out", "embedder.block2.res1.resadd_out", "embedder.block2.res2.relu1_out", "embedder.block2.res2.relu2_out", "embedder.block2.res2.resadd_out", "embedder.block3.res1.relu1_out", "embedder.block3.res1.relu2_out", "embedder.block3.res1.resadd_out", "embedder.block3.res2.relu1_out", "embedder.block3.res2.relu2_out", "embedder.block3.res2.resadd_out"], "xaxis": "x", "y": [0.95, 0.975, 0.8, 0.9625, 0.9375, 0.85, 0.925, 0.825, 0.55, 0.7875, 0.5875, 0.6625, 0.7875, 0.6125, 0.6875, 0.725, 0.7, 0.675, 0.6625], "yaxis": "y"}, {"hovertemplate": "K=14<br>layer=%{x}<br>score=%{y}<extra></extra>", "legendgroup": "14", "line": {"color": "#ab63fa", "dash": "solid"}, "marker": {"symbol": "circle"}, "mode": "lines", "name": "14", "orientation": "v", "showlegend": true, "type": "scatter", "x": ["embedder.block1.conv_in0", "embedder.block1.res1.relu1_out", "embedder.block1.res1.relu2_out", "embedder.block1.res1.resadd_out", "embedder.block1.res2.relu1_out", "embedder.block1.res2.relu2_out", "embedder.block1.res2.resadd_out", "embedder.block2.res1.relu1_out", "embedder.block2.res1.relu2_out", "embedder.block2.res1.resadd_out", "embedder.block2.res2.relu1_out", "embedder.block2.res2.relu2_out", "embedder.block2.res2.resadd_out", "embedder.block3.res1.relu1_out", "embedder.block3.res1.relu2_out", "embedder.block3.res1.resadd_out", "embedder.block3.res2.relu1_out", "embedder.block3.res2.relu2_out", "embedder.block3.res2.resadd_out"], "xaxis": "x", "y": [0.95, 0.975, 0.825, 0.9625, 0.9375, 0.85, 0.9375, 0.8125, 0.6, 0.85, 0.5875, 0.6625, 0.8125, 0.6, 0.7, 0.6875, 0.6875, 0.6875, 0.65], "yaxis": "y"}, {"hovertemplate": "K=15<br>layer=%{x}<br>score=%{y}<extra></extra>", "legendgroup": "15", "line": {"color": "#FFA15A", "dash": "solid"}, "marker": {"symbol": "circle"}, "mode": "lines", "name": "15", "orientation": "v", "showlegend": true, "type": "scatter", "x": ["embedder.block1.conv_in0", "embedder.block1.res1.relu1_out", "embedder.block1.res1.relu2_out", "embedder.block1.res1.resadd_out", "embedder.block1.res2.relu1_out", "embedder.block1.res2.relu2_out", "embedder.block1.res2.resadd_out", "embedder.block2.res1.relu1_out", "embedder.block2.res1.relu2_out", "embedder.block2.res1.resadd_out", "embedder.block2.res2.relu1_out", "embedder.block2.res2.relu2_out", "embedder.block2.res2.resadd_out", "embedder.block3.res1.relu1_out", "embedder.block3.res1.relu2_out", "embedder.block3.res1.resadd_out", "embedder.block3.res2.relu1_out", "embedder.block3.res2.relu2_out", "embedder.block3.res2.resadd_out"], "xaxis": "x", "y": [0.95, 0.975, 0.825, 0.9625, 0.9375, 0.85, 0.9375, 0.8, 0.6, 0.85, 0.6625, 0.6625, 0.8, 0.5875, 0.7, 0.7125, 0.6875, 0.7, 0.6625], "yaxis": "y"}, {"hovertemplate": "K=16<br>layer=%{x}<br>score=%{y}<extra></extra>", "legendgroup": "16", "line": {"color": "#19d3f3", "dash": "solid"}, "marker": {"symbol": "circle"}, "mode": "lines", "name": "16", "orientation": "v", "showlegend": true, "type": "scatter", "x": ["embedder.block1.conv_in0", "embedder.block1.res1.relu1_out", "embedder.block1.res1.relu2_out", "embedder.block1.res1.resadd_out", "embedder.block1.res2.relu1_out", "embedder.block1.res2.relu2_out", "embedder.block1.res2.resadd_out", "embedder.block2.res1.relu1_out", "embedder.block2.res1.relu2_out", "embedder.block2.res1.resadd_out", "embedder.block2.res2.relu1_out", "embedder.block2.res2.relu2_out", "embedder.block2.res2.resadd_out", "embedder.block3.res1.relu1_out", "embedder.block3.res1.relu2_out", "embedder.block3.res1.resadd_out", "embedder.block3.res2.relu1_out", "embedder.block3.res2.relu2_out", "embedder.block3.res2.resadd_out"], "xaxis": "x", "y": [0.95, 0.9625, 0.825, 0.9625, 0.9375, 0.8375, 0.95, 0.8, 0.6, 0.8375, 0.6625, 0.6875, 0.8375, 0.5875, 0.7125, 0.6875, 0.7, 0.6875, 0.65], "yaxis": "y"}], "layout": {"annotations": [{"showarrow": false, "text": "perfect", "x": 1, "xanchor": "right", "xref": "x domain", "y": 1, "yanchor": "top", "yref": "y"}, {"showarrow": false, "text": "baseline", "x": 1, "xanchor": "right", "xref": "x domain", "y": 0.5, "yanchor": "top", "yref": "y"}], "legend": {"title": {"text": "K"}, "tracegroupgap": 0}, "shapes": [{"line": {"dash": "dot"}, "type": "line", "x0": 0, "x1": 1, "xref": "x domain", "y0": 1, "y1": 1, "yref": "y"}, {"line": {"dash": "dot"}, "type": "line", "x0": 0, "x1": 1, "xref": "x domain", "y0": 0.5, "y1": 0.5, "yref": "y"}], "title": {"text": "Sparse probe scores for \"conv pixel contains c\" over layers and K values for h. Score = 0.7300000000000001."}, "xaxis": {"anchor": "y", "domain": [0, 1], "title": {"text": "layer"}}, "yaxis": {"anchor": "x", "domain": [0, 1], "title": {"text": "score"}}}}
